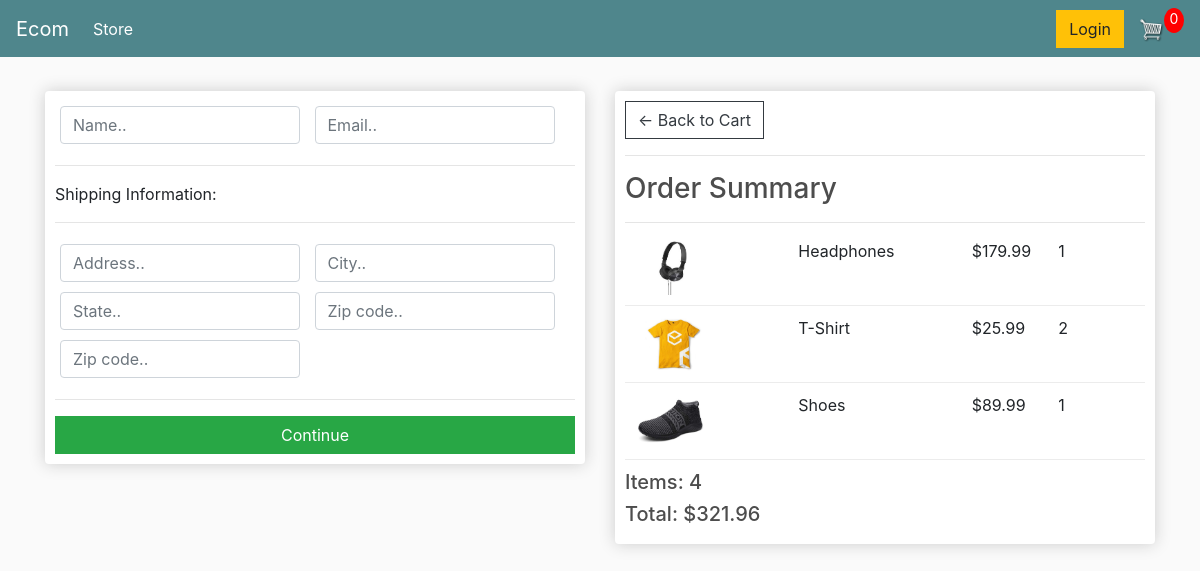
The app's page /checkout/ (signed in) with its own data.
### store/models.py (models this page shows, shortened)
class OrderItem(models.Model):
	product = models.ForeignKey(Product, on_delete=models.SET_NULL, null=True)
	order = models.ForeignKey(Order, on_delete=models.SET_NULL, null=True)
	quantity = models.IntegerField(default=0, null=True, blank=True)
	date_added = models.DateTimeField(auto_now_add=True)
	@property
	def get_total(self):
		total = self.product.price * self.quantity
		return total

class Product(models.Model):
	name = models.CharField(max_length=200)
	price = models.FloatField()
	digital = models.BooleanField(default=False,null=True, blank=True)
	image = models.ImageField(null=True, blank=True)
	@property
	def imageURL(self):
		try:
			url = self.image.url
		except:
			url = ''
		return url

class Order(models.Model):
	customer = models.ForeignKey(Customer, on_delete=models.SET_NULL, null=True, blank=True)
	date_ordered = models.DateTimeField(auto_now_add=True)
	complete = models.BooleanField(default=False)
	transaction_id = models.CharField(max_length=100, null=True)
	@property
	def get_cart_total(self):
		orderitems = self.orderitem_set.all()
		total = sum([item.get_total for item in orderitems])
		return total
	@property
	def get_cart_items(self):
		orderitems = self.orderitem_set.all()
		total = sum([item.quantity for item in orderitems])
		return total

### store/views.py (the view)
# urls.py: path('checkout/', views.checkout, name="checkout"),
def checkout(request):
    if request.user.is_authenticated:
        customer = request.user.customer
        order, created = Order.objects.get_or_create(customer=customer, complete=False)
        items = order.orderitem_set.all()
    else:
        items = []
        order = {'get_cart_total': 0, 'get_cart_items': 0}
    context = {'items': items, 'order': order}
    return render(request, 'store/checkout.html', context)

### store/templates/store/Checkout.html (shortened to what this page needs)
{% extends 'store/main.html' %}
{% load static %}
{% block content %}
     <div class="row">
		<div class="col-lg-6">
			<div class="box-element" id="form-wrapper">
				<form id="form">
					<div id="user-info">
						<div class="form-field">
							<input required class="form-control" type="text" name="name" placeholder="Name..">
						</div>
						<div class="form-field">
							<input required class="form-control" type="email" name="email" placeholder="Email..">
						</div>
					</div>
					<div id="shipping-info">
						<hr>
						<p>Shipping Information:</p>
						<hr>
						<div class="form-field">
							<input class="form-control" type="text" name="address" placeholder="Address..">
						</div>
						<div class="form-field">
							<input class="form-control" type="text" name="city" placeholder="City..">
						</div>
						<div class="form-field">
							<input class="form-control" type="text" name="state" placeholder="State..">
						</div>
						<div class="form-field">
							<input class="form-control" type="text" name="zipcode" placeholder="Zip code..">
						</div>
						<div class="form-field">
							<input class="form-control" type="text" name="country" placeholder="Zip code..">
						</div>
					</div>
					<hr>
					<input id="form-button" class="btn btn-success btn-block" type="submit" value="Continue">
				</form>
			</div>
			<br>
		</div>
		<div class="col-lg-6">
			<div class="box-element">
				<a  class="btn btn-outline-dark" href="{% url 'cart' %}">&#x2190; Back to Cart</a>
				<hr>
				<h3>Order Summary</h3>
				<hr>
				{% for item in items %}
				<div class="cart-row">
					<div style="flex:2"><img class="row-image" src="{{item.product.imageURL}}"></div>
					<div style="flex:2"><p>{{item.product.name}}</p></div>
					<div style="flex:1"><p>${{item.product.price}}</p></div>
					<div style="flex:1"><p>{{item.quantity}}</p></div>
				</div>
				{% endfor %}
				<h5>Items: {{order.get_cart_items}}</h5>
				<h5>Total: ${{order.get_cart_total|floatformat:2}}</h5>
			</div>
		</div>
	</div>
{% endblock content %}

### static/css/main.css (style rules this page uses)
body { background-color: hsl(0, 0%, 98%); }
h1,h2,h3,h4,h5,h6 { color:hsl(0, 0%, 30%); }
.box-element { box-shadow:hsl(0, 0%, 80%) 0 0 16px; background-color: #fff; border-radius: 4px; padding: 10px; }
.col-lg-4, .col-lg-6, .col-lg-8, .col-lg-12 { margin-top: 10px; }
.btn { border-radius: 0; }
.row-image { width: 100px; }
.form-field { width:250px; display: inline-block; padding: 5px; }
.cart-row { display: flex; align-items: flex-stretch; padding-bottom: 10px; margin-bottom: 10px; border-bottom: 1px solid #ececec; }

### records on screen
OrderItem: product.imageURL (picture), product.name "Headphones", product.price "179.99", quantity "1"
OrderItem: product.imageURL (picture), product.name "T-Shirt", product.price "25.99", quantity "2"
OrderItem: product.imageURL (picture), product.name "Shoes", product.price "89.99", quantity "1"
Order: get_cart_items "4", get_cart_total "321.96"
